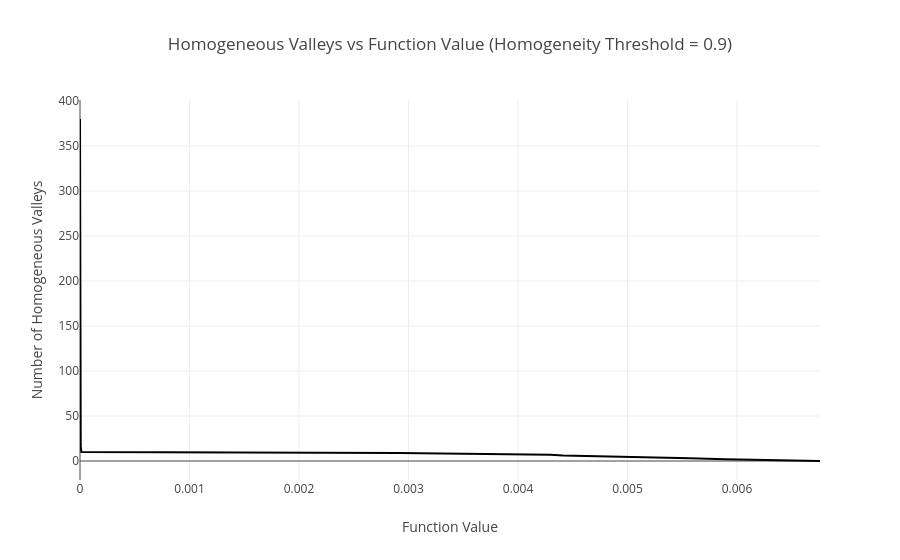

The notebook cell saved with this chart:
### Code cell
import plotly.express as px

px.line(x=fns, y=counts, labels={"x": "Function Value", "y": "Number of Homogeneous Valleys"}, title="Homogeneous Valleys vs Function Value (Homogeneity Threshold = 0.9)")

### Figure 1 — Plotly figure (JSON) as saved in the notebook; plotly's stock layout.template omitted (floating-point values rounded to 4 significant figures; data arrays with more than 128 entries replaced by an {"elided": "..."} marker saying what was removed)
{"data": [{"hovertemplate": "Function Value=%{x}<br>Number of Homogeneous Valleys=%{y}<extra></extra>", "legendgroup": "", "line": {"color": "#000001", "dash": "solid"}, "marker": {"symbol": "circle"}, "mode": "lines", "name": "", "orientation": "v", "showlegend": false, "type": "scatter", "x": {"elided": "380 float values"}, "xaxis": "x", "y": {"elided": "380 int values"}, "yaxis": "y"}], "layout": {"legend": {"tracegroupgap": 0}, "title": {"text": "Homogeneous Valleys vs Function Value (Homogeneity Threshold = 0.9)"}, "xaxis": {"anchor": "y", "domain": [0, 1], "title": {"text": "Function Value"}}, "yaxis": {"anchor": "x", "domain": [0, 1], "title": {"text": "Number of Homogeneous Valleys"}}}}
